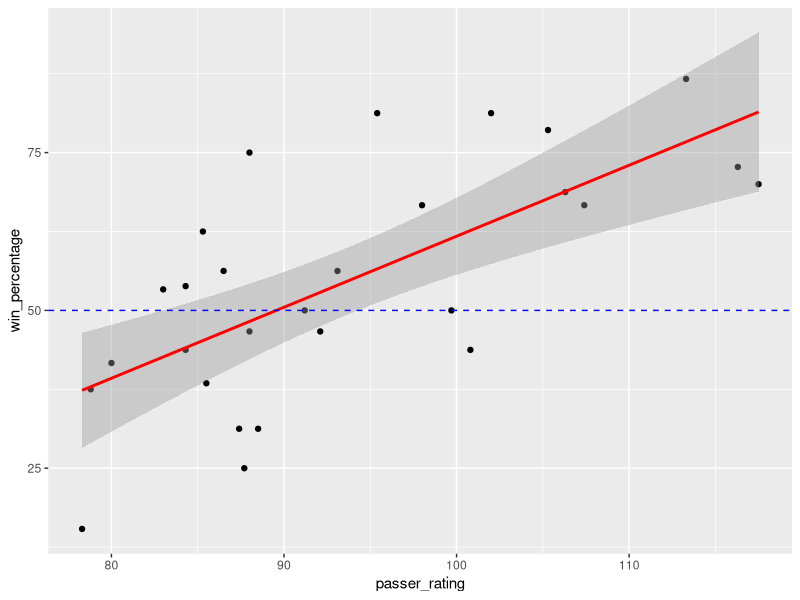
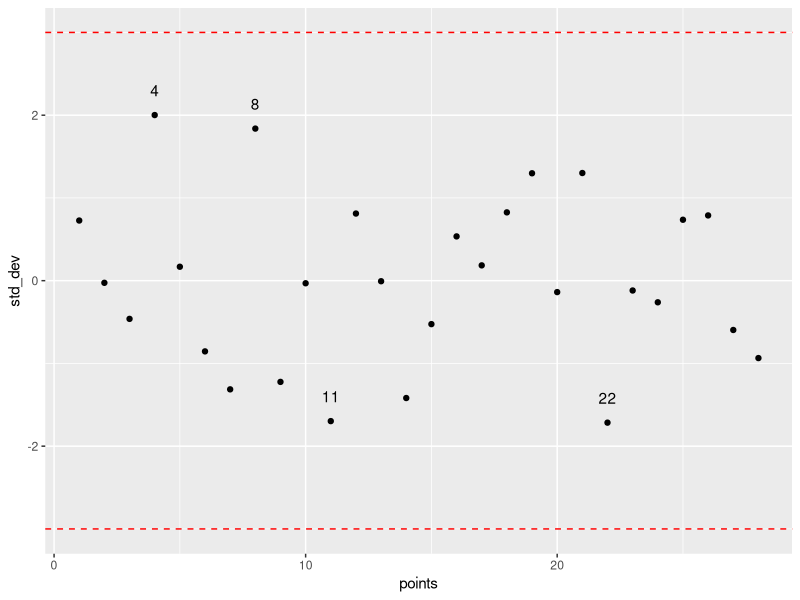
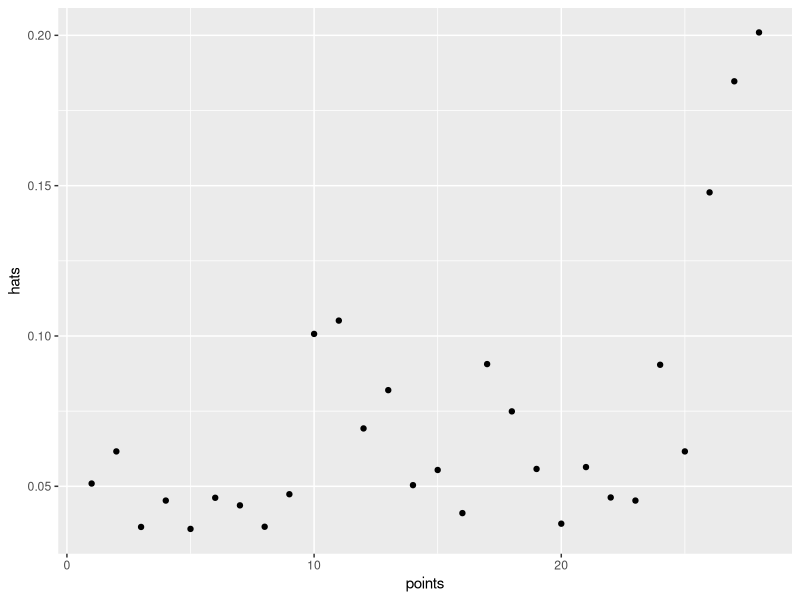
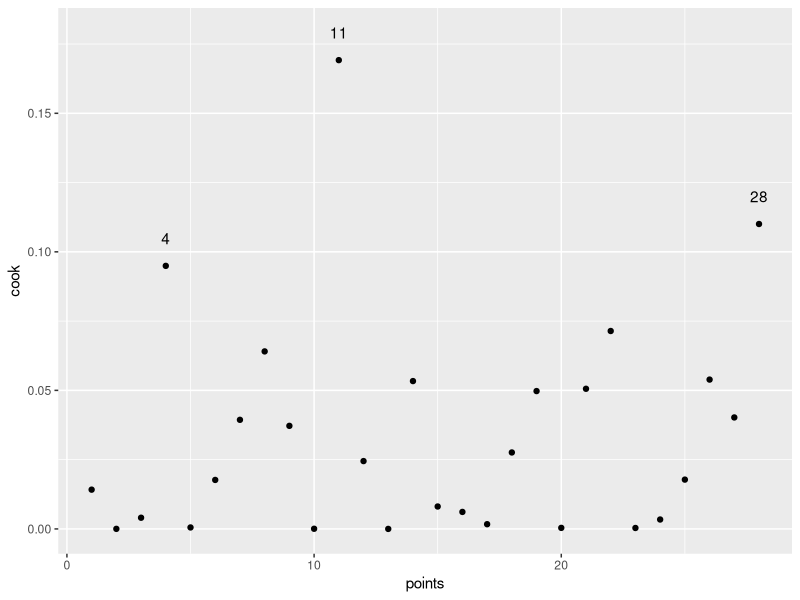
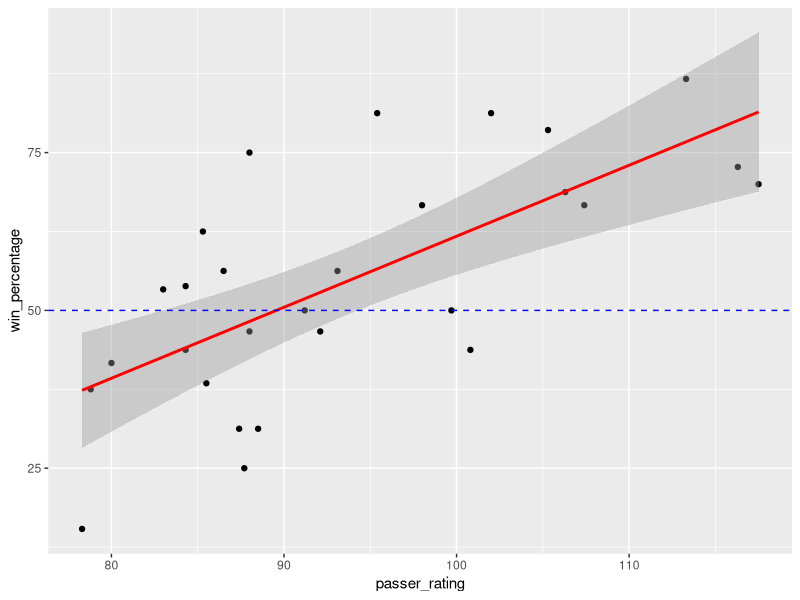
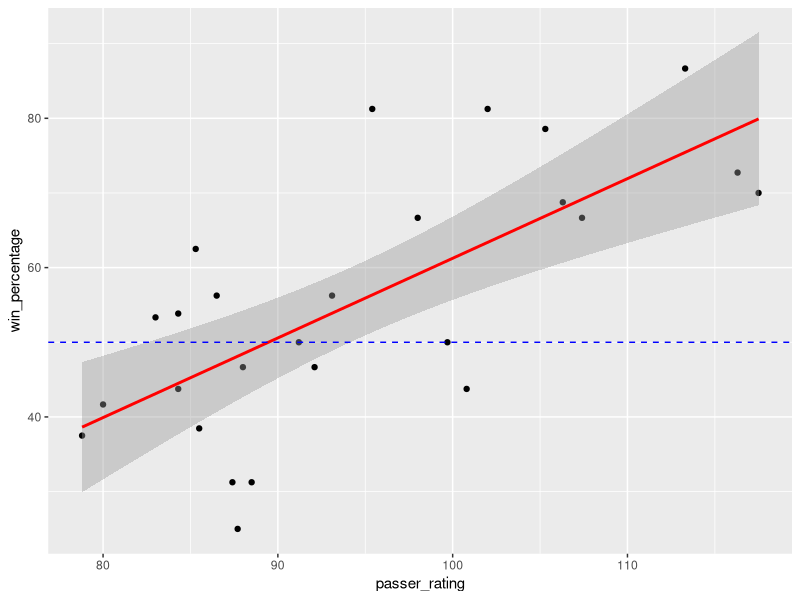
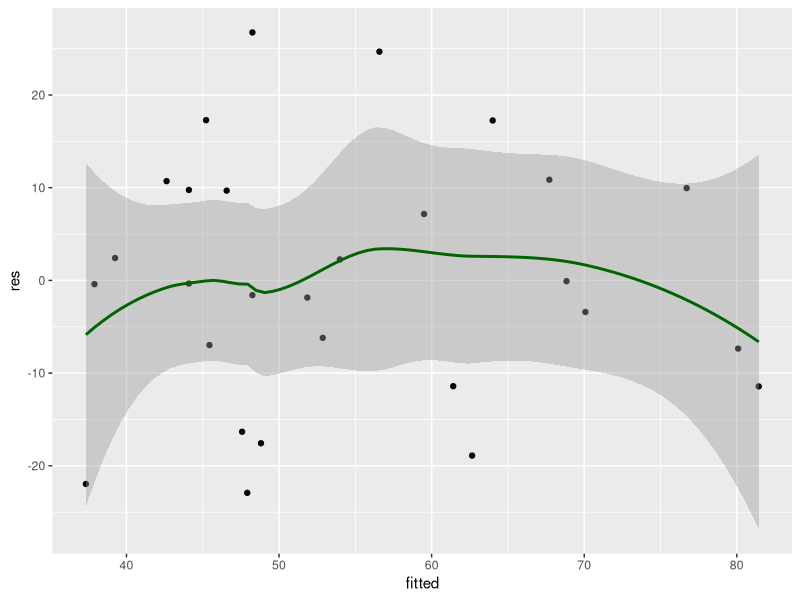
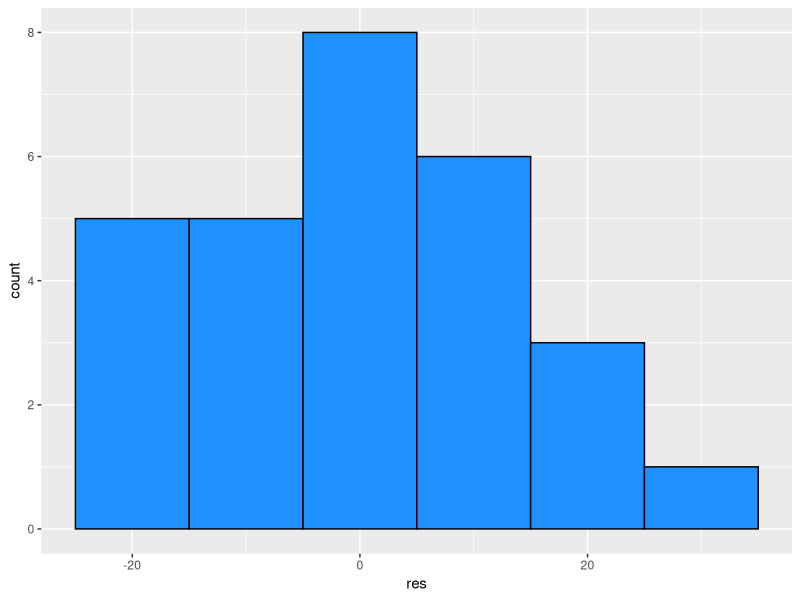

Write R code to recreate these figures, in order.
## ---- chunk 1
knitr::opts_chunk$set(echo = TRUE)
## ---- chunk 2
library(tidyverse) 
library(broom)
library(knitr)
## ---- chunk 3
df <- read_csv("2019_nfl_qb_data-1.csv")
## ---- chunk 4
str(df)
## ---- chunk 5
head(df)
## ---- chunk 6
tail(df)
## ---- chunk 7
filter_df <- df %>%
  filter(games_started >= 10) %>%
  mutate(win_percentage = wins / games_started *100)
## ---- chunk 8
knitr::kable(filter_df)
## ---- chunk 9
ggplot(data = filter_df, aes(x = passer_rating, y = win_percentage)) + 
  geom_point(colour = "black") +
  geom_smooth(method = "lm", colour = "red") +
  geom_hline(yintercept = 50, colour = "blue", linetype = "dashed")
## ---- chunk 10
cor(x = filter_df$passer_rating, y = filter_df$win_percentage, method = "pearson")

summary(filter_df)
## ---- chunk 11
qbinf <- lm(win_percentage ~ passer_rating, data = filter_df)
tidy(qbinf, conf.int = TRUE)
## ---- chunk 12
car::durbinWatsonTest(qbinf)
## ---- chunk 13
print(std_dev <- rstandard(qbinf))
points <- 1:length(std_dev)
## ---- chunk 14
res_labels <- if_else(abs(std_dev) >1.5, paste(points), "")
## ---- chunk 15
ggplot(data = NULL, aes(x = points, y = std_dev)) + 
     geom_point() +
     geom_text(aes(label = res_labels), nudge_y = 0.3) +
     geom_hline(yintercept = c(-3,3), colour = "red", linetype = "dashed")
## ---- chunk 16
hats <- hatvalues(qbinf)

ggplot(data = NULL, aes(x = points, y = hats))+
     geom_point()
## ---- chunk 17
cook <- cooks.distance(qbinf)

cook_labels <- if_else(cook >= 0.08, paste(points), "")

ggplot(data = NULL, aes(x = points, y = cook)) +
  geom_point() +
  geom_text(aes(label = cook_labels), nudge_y = 0.01)
## ---- chunk 18
outliers <- c(4, 11, 28)
filtered_df <- filter_df %>%
  filter(case_no != "4",
         case_no != "11",
         case_no != "28")
## ---- chunk 19
ggplot(data = filter_df, aes(x = passer_rating, y = win_percentage)) + 
  geom_point(colour = "black") +
  geom_smooth(method = "lm", colour = "red") +
  geom_hline(yintercept = 50, colour = "blue", linetype = "dashed")
## ---- chunk 20
ggplot(data = filtered_df, aes(x = passer_rating, y = win_percentage)) + 
  geom_point(colour = "black") +
  geom_smooth(method = "lm", colour = "red") +
  geom_hline(yintercept = 50, colour = "blue", linetype = "dashed")
## ---- chunk 21
cor(x = filtered_df$passer_rating, y = filtered_df$win_percentage, method = "pearson")
## ---- chunk 22
qbinf_lev <- lm(win_percentage ~ passer_rating, data = filtered_df)
tidy(qbinf, conf.int = TRUE)
## ---- chunk 23
summary(qbinf_lev)
## ---- chunk 24
res <- residuals(qbinf)
fitted <- predict(qbinf)

ggplot(data = NULL, aes( x = fitted, y = res)) +
     geom_point(colour = "grey2") +
     geom_smooth(colour = "darkgreen")
## ---- chunk 25
ggplot(data = NULL, aes(x = res)) +
  geom_histogram(colour = "black", fill = "dodgerblue", binwidth = 10)

ggplot(data = NULL, aes(sample = res)) +
     stat_qq() + stat_qq_line()
